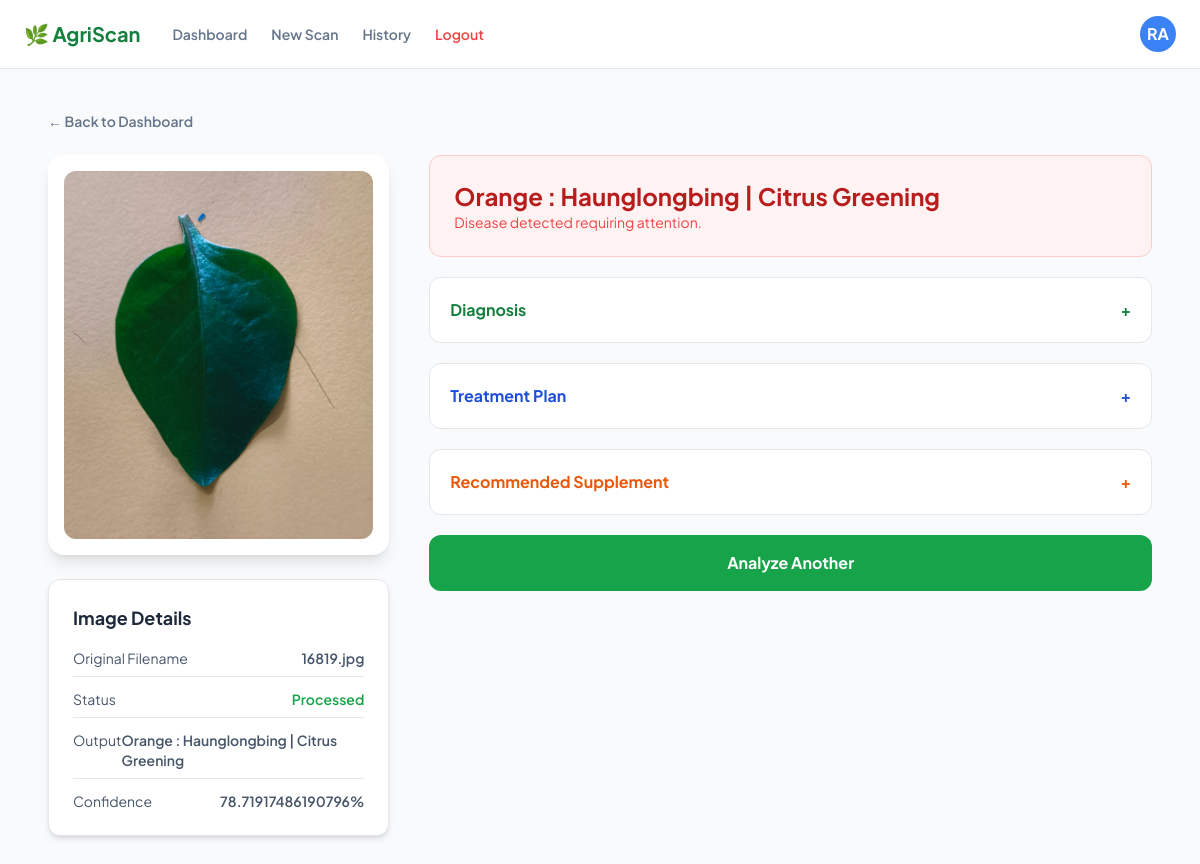
Page /result/24 (signed in) on the committed database.
### models.py (models this page shows)
class Scan(db.Model):
    id = db.Column(db.Integer, primary_key=True)
    disease_name = db.Column(db.String(200))
    description = db.Column(db.Text)
    prevention = db.Column(db.Text)
    supplement_name = db.Column(db.String(200))
    supplement_link = db.Column(db.String(500))
    supplement_image = db.Column(db.String(200))
    confidence = db.Column(db.Float)
    image_file = db.Column(db.String(200))
    date_scanned = db.Column(db.DateTime, default=datetime.utcnow)
    user_id = db.Column(db.Integer, db.ForeignKey('user.id'))

### app.py (the view)
@app.route('/result/<int:id>')
@login_required
def result(id):
    scan = Scan.query.get_or_404(id)
    return render_template('result.html', scan=scan)

### app.py (called while the page is built)
@login_manager.user_loader
def load_user(user_id):
    return User.query.get(int(user_id))

### templates/result.html (shortened to what this page needs)
<!DOCTYPE html>
<html lang="en">
<head>
<script src="https://cdn.tailwindcss.com"></script>
</head>
<body class="bg-slate-50 text-slate-900">
<nav class="bg-white border-b border-slate-200 px-6 py-4 flex items-center justify-between">
<div class="flex items-center gap-8">
<span class="text-xl font-bold text-green-700">🌿 AgriScan</span>
<div class="hidden md:flex items-center gap-6">
<a href="{{ url_for('dashboard') }}" class="text-sm font-semibold text-slate-500 hover:text-green-600">Dashboard</a>
<a href="{{ url_for('upload') }}" class="text-sm font-semibold text-slate-500 hover:text-green-600">New Scan</a>
<a href="{{ url_for('history') }}" class="text-sm font-semibold text-slate-500 hover:text-green-600">History</a>
<a href="{{ url_for('logout') }}" class="text-sm font-semibold text-red-500 hover:text-red-700">Logout</a>
</div>
</div>
<div class="w-9 h-9 bg-blue-500 text-white rounded-full flex items-center justify-center font-bold">
RA
</div>
</nav>
<main class="max-w-6xl mx-auto px-6 py-10">
<a href="{{ url_for('dashboard') }}" class="text-sm text-slate-500 font-semibold mb-6 inline-block">
← Back to Dashboard
</a>
<div class="grid md:grid-cols-3 gap-10">
<div class="md:col-span-1">
<div class="bg-white p-4 rounded-2xl shadow-lg">
<img src="{{ url_for('static', filename='uploads/' + scan.image_file) }}"
class="rounded-xl w-full">
</div>
<div class="bg-white rounded-xl shadow-md p-6 mt-6 border">
<h3 class="font-bold text-lg mb-4 text-slate-800">
Image Details
</h3>
<div class="space-y-3 text-sm text-slate-600">
<div class="flex justify-between border-b pb-2">
<span>Original Filename</span>
<span class="font-semibold">{{ scan.image_file }}</span>
</div>
<div class="flex justify-between border-b pb-2">
<span>Status</span>
<span class="font-semibold text-green-600">Processed</span>
</div>
<div class="flex justify-between border-b pb-2">
<span>Output</span>
<span class="font-semibold">{{ scan.disease_name }}</span>
</div>
<div class="flex justify-between">
<span>Confidence</span>
<span class="font-semibold">{{ scan.confidence }}%</span>
</div>
</div>
</div>
</div>
<div class="md:col-span-2 space-y-5">
<div class="bg-red-50 border border-red-200 rounded-xl p-6">
<h2 class="text-2xl font-bold text-red-700">
{{ scan.disease_name }}
</h2>
<p class="text-red-500 text-sm">
Disease detected requiring attention.
</p>
</div>
<div class="bg-white border rounded-xl">
<button onclick="toggleSection('diagnosis')"
class="w-full text-left p-5 font-bold text-green-700 flex justify-between">
Diagnosis <span>+</span>
</button>
</div>
<div class="bg-white border rounded-xl">
<button onclick="toggleSection('treatment')"
class="w-full text-left p-5 font-bold text-blue-700 flex justify-between">
Treatment Plan <span>+</span>
</button>
</div>
<div class="bg-white border rounded-xl">
<button onclick="toggleSection('supplement')"
class="w-full text-left p-5 font-bold text-orange-600 flex justify-between">
Recommended Supplement <span>+</span>
</button>
</div>
<a href="{{ url_for('upload') }}"
class="block text-center bg-green-600 text-white py-4 rounded-xl font-bold hover:bg-green-700">
Analyze Another
</a>
</div>
</div>
</main>
</body>
</html>

### templates/result.html (style rules this page uses)
body { font-family:'Plus Jakarta Sans',sans-serif; }

### rows in the picture
Scan: image_file (picture), image_file "16819.jpg", disease_name "Orange : Haunglongbing | Citrus Greening", confidence "78.71917486190796"
